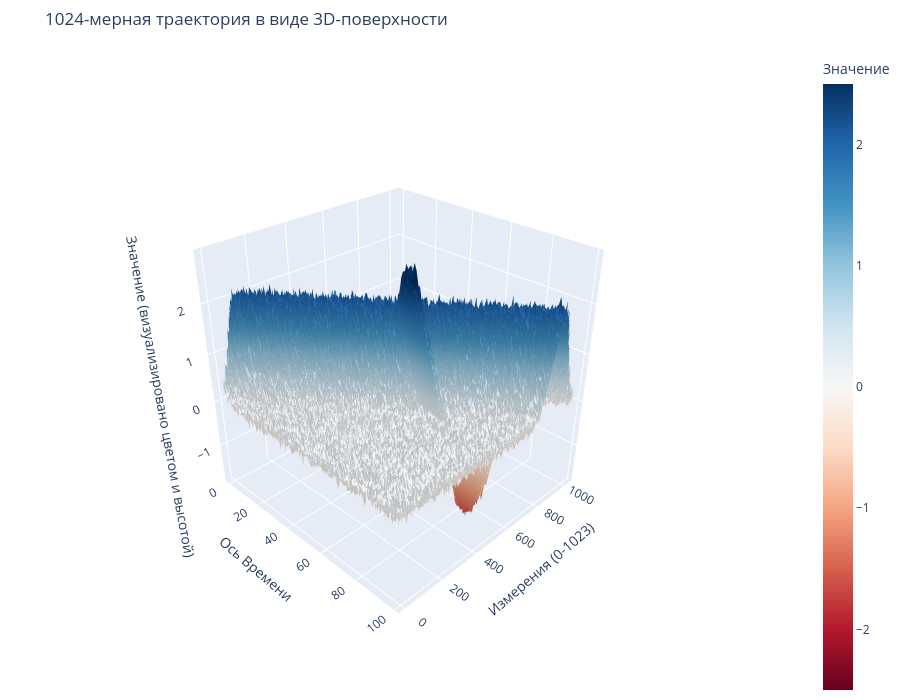

The code cell stored with this chart in its notebook:
### Code cell
# ==============================================================================
#  Шаг 0: Установка библиотек (если они еще не установлены)
# ==============================================================================
# Раскомментируйте и выполните следующую строку, если у вас нет этих библиотек
# !pip install numpy plotly

# ==============================================================================
#  Шаг 1: Импорт библиотек и генерация высокоразмерных данных
# ==============================================================================
import numpy as np
import plotly.graph_objects as go

print("Библиотеки успешно импортированы.")

# --- Генерация данных ---
# Используем те же самые данные для прямого сравнения методов
n_points = 100  # Количество точек во времени
n_dims = 1024  # Размерность пространства

print(f"Генерация {n_points} точек для {n_dims}-мерного вектора...")

# Создаем "волну" активности, которая движется по измерениям
trajectory = np.random.randn(n_points, n_dims) * 0.1  # Фоновый шум
center_of_wave = np.linspace(100, 900, n_points)
wave_width = 50
time_grid, dim_grid = np.meshgrid(np.arange(n_points), np.arange(n_dims), indexing="ij")
wave_activity = 2.0 * np.exp(
    -((dim_grid - center_of_wave[:, np.newaxis]) ** 2) / (2 * wave_width**2)
)
trajectory += wave_activity
trajectory[:, 500:520] += (
    np.sin(np.linspace(0, 4 * np.pi, n_points))[:, np.newaxis] * 1.5
)

print("Данные успешно сгенерированы.")


# ==============================================================================
#  Шаг 2: Построение 3D-поверхности
# ==============================================================================
print("\nНачинаю построение 3D-поверхности...")

# Создаем фигуру с помощью plotly.graph_objects
fig = go.Figure(
    data=[
        go.Surface(
            # Данные для поверхности. Мы транспонируем матрицу, чтобы
            # оси соответствовали нашему замыслу (Время по X, Измерения по Y).
            z=trajectory.T,
            # Задаем координаты для осей X и Y
            x=np.arange(n_points),
            y=np.arange(n_dims),
            # Выбираем цветовую шкалу. 'RdBu' (Red-Blue) отлично подходит
            # для данных, где есть положительные и отрицательные значения.
            colorscale="RdBu",
            # Фиксируем диапазон цвета, чтобы выбросы не "портили" шкалу
            cmin=-2.5,
            cmax=2.5,
            # Настраиваем шкалу цвета (colorbar)
            colorbar=dict(title="Значение"),
        )
    ]
)

# --- Настройка внешнего вида сцены и осей ---
fig.update_layout(
    title="1024-мерная траектория в виде 3D-поверхности",
    width=900,
    height=700,
    scene=dict(
        xaxis_title="Ось Времени",
        yaxis_title="Измерения (0-1023)",
        zaxis_title="Значение (визуализировано цветом и высотой)",
        # Устанавливаем начальное положение камеры для лучшего обзора
        camera_eye=dict(x=1.8, y=-1.8, z=1.5),
    ),
    margin=dict(l=0, r=0, b=0, t=50),
)

print("График построен. Идет отрисовка...")
fig.show()

### Figure 1 — Plotly figure (JSON) as saved in the notebook; plotly's stock layout.template omitted (floating-point values rounded to 4 significant figures; data arrays with more than 128 entries replaced by an {"elided": "..."} marker saying what was removed)
{"data": [{"cmax": 2.5, "cmin": -2.5, "colorbar": {"title": {"text": "Значение"}}, "colorscale": [[0, "rgb(103,0,31)"], [0.1, "rgb(178,24,43)"], [0.2, "rgb(214,96,77)"], [0.3, "rgb(244,165,130)"], [0.4, "rgb(253,219,199)"], [0.5, "rgb(247,247,247)"], [0.6, "rgb(209,229,240)"], [0.7, "rgb(146,197,222)"], [0.8, "rgb(67,147,195)"], [0.9, "rgb(33,102,172)"], [1, "rgb(5,48,97)"]], "type": "surface", "x": [0, 1, 2, 3, 4, 5, 6, 7, 8, 9, 10, 11, 12, 13, 14, 15, 16, 17, 18, 19, 20, 21, 22, 23, 24, 25, 26, 27, 28, 29, 30, 31, 32, 33, 34, 35, 36, 37, 38, 39, 40, 41, 42, 43, 44, 45, 46, 47, 48, 49, 50, 51, 52, 53, 54, 55, 56, 57, 58, 59, 60, 61, 62, 63, 64, 65, 66, 67, 68, 69, 70, 71, 72, 73, 74, 75, 76, 77, 78, 79, 80, 81, 82, 83, 84, 85, 86, 87, 88, 89, 90, 91, 92, 93, 94, 95, 96, 97, 98, 99], "y": {"elided": "1024 int values"}, "z": {"elided": "1024x100 float values"}}], "layout": {"height": 700, "margin": {"b": 0, "l": 0, "r": 0, "t": 50}, "scene": {"camera": {"eye": {"x": 1.8, "y": -1.8, "z": 1.5}}, "xaxis": {"title": {"text": "Ось Времени"}}, "yaxis": {"title": {"text": "Измерения (0-1023)"}}, "zaxis": {"title": {"text": "Значение (визуализировано цветом и высотой)"}}}, "title": {"text": "1024-мерная траектория в виде 3D-поверхности"}, "width": 900}}
